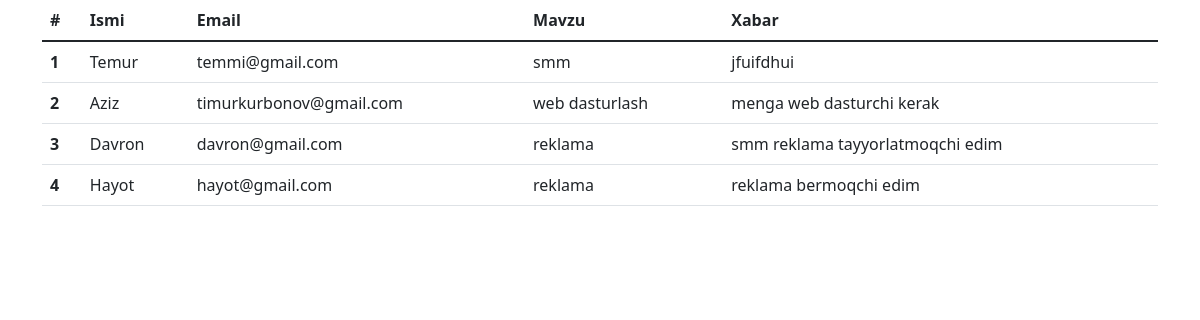
Page /contact/ on the committed database.
### marketingapp/models.py (models this page shows, shortened)
class Contact(models.Model):
    name = models.CharField(max_length=100)
    email = models.CharField(max_length=100)
    subject = models.CharField(max_length=100)
    message = models.TextField()

### marketingapp/views.py (the view)
# urls.py: path('contact/',contact_view,name='contact_url')
def contact_view(request):
    contact = Contact.objects.all()
    return render(request,'contact.html',{'contacts':contact})

### templates/contact.html (shortened to what this page needs)
<!DOCTYPE html>
<html lang="en">
<head>
    <link href="https://cdn.jsdelivr.net/npm/bootstrap@5.1.3/dist/css/bootstrap.min.css" rel="stylesheet">
</head>
<body>
    <div class="container">
    {% if contacts %}
        <table class="table">
  <thead>
    <tr>
      <th scope="col">#</th>
      <th scope="col">Ismi</th>
      <th scope="col">Email</th>
      <th scope="col">Mavzu</th>
      <th scope="col">Xabar</th>
    </tr>
  </thead>
  <tbody>
  {% for contact in contacts %}
    <tr>
      <th scope="row">{{ contact.id }}</th>
      <td>{{contact.name}}</td>
      <td>{{contact.email}}</td>
      <td>{{contact.subject}}</td>
      <td>{{contact.message}}</td>
    </tr>
  {% endfor %}
  </tbody>
</table>
    {% else %}
        <h1 style="text-align: center">Mijozlar topilmadi yoki yo'q! </h1>
    {% endif %}
</div>
</body>
</html>

### rows in the picture
Contact: id "1", name "Temur", email "temmi@gmail.com", subject "smm", message "jfuifdhui"
Contact: id "2", name "Aziz", email "timurkurbonov@gmail.com", subject "web dasturlash", message "menga web dasturchi kerak"
Contact: id "3", name "Davron", email "davron@gmail.com", subject "reklama", message "smm reklama tayyorlatmoqchi edim"
Contact: id "4", name "Hayot", email "hayot@gmail.com", subject "reklama", message "reklama bermoqchi edim"
